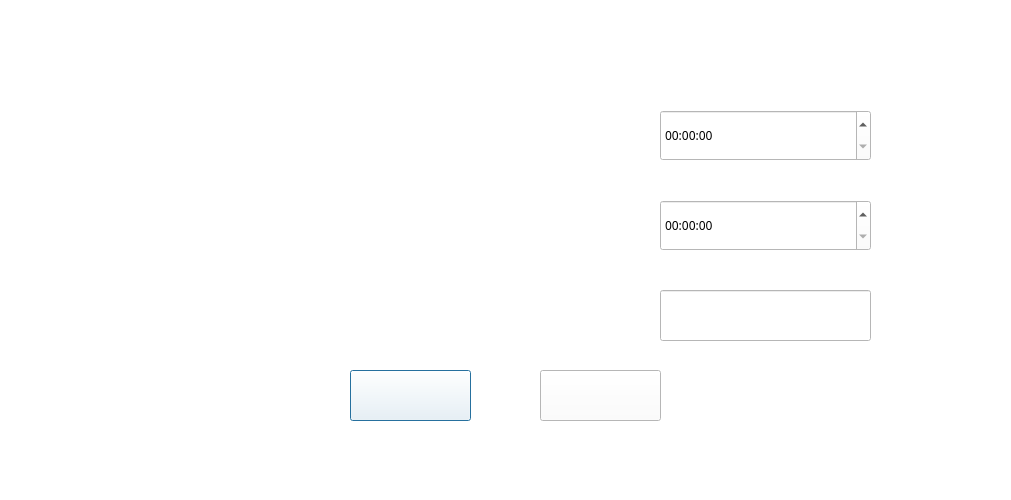
<?xml version="1.0" encoding="UTF-8"?>
<ui version="4.0">
 <class>AddEventScreen</class>
 <widget class="QDialog" name="AddEventScreen">
  <property name="geometry">
   <rect>
    <x>0</x>
    <y>0</y>
    <width>1011</width>
    <height>500</height>
   </rect>
  </property>
  <property name="palette">
   <palette>
    <active>
     <colorrole role="WindowText">
      <brush brushstyle="SolidPattern">
       <color alpha="255">
        <red>0</red>
        <green>0</green>
        <blue>0</blue>
       </color>
      </brush>
     </colorrole>
     <colorrole role="Button">
      <brush brushstyle="SolidPattern">
       <color alpha="255">
        <red>255</red>
        <green>255</green>
        <blue>255</blue>
       </color>
      </brush>
     </colorrole>
     <colorrole role="Midlight">
      <brush brushstyle="SolidPattern">
       <color alpha="255">
        <red>255</red>
        <green>255</green>
        <blue>255</blue>
       </color>
      </brush>
     </colorrole>
     <colorrole role="Dark">
      <brush brushstyle="SolidPattern">
       <color alpha="255">
        <red>255</red>
        <green>255</green>
        <blue>255</blue>
       </color>
      </brush>
     </colorrole>
     <colorrole role="Mid">
      <brush brushstyle="SolidPattern">
       <color alpha="255">
        <red>255</red>
        <green>255</green>
        <blue>255</blue>
       </color>
      </brush>
     </colorrole>
     <colorrole role="Text">
      <brush brushstyle="SolidPattern">
       <color alpha="255">
        <red>0</red>
        <green>0</green>
        <blue>0</blue>
       </color>
      </brush>
     </colorrole>
     <colorrole role="ButtonText">
      <brush brushstyle="SolidPattern">
       <color alpha="255">
        <red>0</red>
        <green>0</green>
        <blue>0</blue>
       </color>
      </brush>
     </colorrole>
     <colorrole role="Base">
      <brush brushstyle="SolidPattern">
       <color alpha="255">
        <red>255</red>
        <green>255</green>
        <blue>255</blue>
       </color>
      </brush>
     </colorrole>
     <colorrole role="Window">
      <brush brushstyle="SolidPattern">
       <color alpha="255">
        <red>255</red>
        <green>255</green>
        <blue>255</blue>
       </color>
      </brush>
     </colorrole>
     <colorrole role="AlternateBase">
      <brush brushstyle="SolidPattern">
       <color alpha="255">
        <red>255</red>
        <green>255</green>
        <blue>255</blue>
       </color>
      </brush>
     </colorrole>
     <colorrole role="PlaceholderText">
      <brush brushstyle="SolidPattern">
       <color alpha="128">
        <red>0</red>
        <green>0</green>
        <blue>0</blue>
       </color>
      </brush>
     </colorrole>
    </active>
    <inactive>
     <colorrole role="WindowText">
      <brush brushstyle="SolidPattern">
       <color alpha="255">
        <red>0</red>
        <green>0</green>
        <blue>0</blue>
       </color>
      </brush>
     </colorrole>
     <colorrole role="Button">
      <brush brushstyle="SolidPattern">
       <color alpha="255">
        <red>255</red>
        <green>255</green>
        <blue>255</blue>
       </color>
      </brush>
     </colorrole>
     <colorrole role="Midlight">
      <brush brushstyle="SolidPattern">
       <color alpha="255">
        <red>255</red>
        <green>255</green>
        <blue>255</blue>
       </color>
      </brush>
     </colorrole>
     <colorrole role="Dark">
      <brush brushstyle="SolidPattern">
       <color alpha="255">
        <red>255</red>
        <green>255</green>
        <blue>255</blue>
       </color>
      </brush>
     </colorrole>
     <colorrole role="Mid">
      <brush brushstyle="SolidPattern">
       <color alpha="255">
        <red>255</red>
        <green>255</green>
        <blue>255</blue>
       </color>
      </brush>
     </colorrole>
     <colorrole role="Text">
      <brush brushstyle="SolidPattern">
       <color alpha="255">
        <red>0</red>
        <green>0</green>
        <blue>0</blue>
       </color>
      </brush>
     </colorrole>
     <colorrole role="ButtonText">
      <brush brushstyle="SolidPattern">
       <color alpha="255">
        <red>0</red>
        <green>0</green>
        <blue>0</blue>
       </color>
      </brush>
     </colorrole>
     <colorrole role="Base">
      <brush brushstyle="SolidPattern">
       <color alpha="255">
        <red>255</red>
        <green>255</green>
        <blue>255</blue>
       </color>
      </brush>
     </colorrole>
     <colorrole role="Window">
      <brush brushstyle="SolidPattern">
       <color alpha="255">
        <red>255</red>
        <green>255</green>
        <blue>255</blue>
       </color>
      </brush>
     </colorrole>
     <colorrole role="AlternateBase">
      <brush brushstyle="SolidPattern">
       <color alpha="255">
        <red>255</red>
        <green>255</green>
        <blue>255</blue>
       </color>
      </brush>
     </colorrole>
     <colorrole role="PlaceholderText">
      <brush brushstyle="SolidPattern">
       <color alpha="128">
        <red>0</red>
        <green>0</green>
        <blue>0</blue>
       </color>
      </brush>
     </colorrole>
    </inactive>
    <disabled>
     <colorrole role="WindowText">
      <brush brushstyle="SolidPattern">
       <color alpha="255">
        <red>255</red>
        <green>255</green>
        <blue>255</blue>
       </color>
      </brush>
     </colorrole>
     <colorrole role="Button">
      <brush brushstyle="SolidPattern">
       <color alpha="255">
        <red>255</red>
        <green>255</green>
        <blue>255</blue>
       </color>
      </brush>
     </colorrole>
     <colorrole role="Midlight">
      <brush brushstyle="SolidPattern">
       <color alpha="255">
        <red>255</red>
        <green>255</green>
        <blue>255</blue>
       </color>
      </brush>
     </colorrole>
     <colorrole role="Dark">
      <brush brushstyle="SolidPattern">
       <color alpha="255">
        <red>255</red>
        <green>255</green>
        <blue>255</blue>
       </color>
      </brush>
     </colorrole>
     <colorrole role="Mid">
      <brush brushstyle="SolidPattern">
       <color alpha="255">
        <red>255</red>
        <green>255</green>
        <blue>255</blue>
       </color>
      </brush>
     </colorrole>
     <colorrole role="Text">
      <brush brushstyle="SolidPattern">
       <color alpha="255">
        <red>255</red>
        <green>255</green>
        <blue>255</blue>
       </color>
      </brush>
     </colorrole>
     <colorrole role="ButtonText">
      <brush brushstyle="SolidPattern">
       <color alpha="255">
        <red>255</red>
        <green>255</green>
        <blue>255</blue>
       </color>
      </brush>
     </colorrole>
     <colorrole role="Base">
      <brush brushstyle="SolidPattern">
       <color alpha="255">
        <red>255</red>
        <green>255</green>
        <blue>255</blue>
       </color>
      </brush>
     </colorrole>
     <colorrole role="Window">
      <brush brushstyle="SolidPattern">
       <color alpha="255">
        <red>255</red>
        <green>255</green>
        <blue>255</blue>
       </color>
      </brush>
     </colorrole>
     <colorrole role="AlternateBase">
      <brush brushstyle="SolidPattern">
       <color alpha="255">
        <red>255</red>
        <green>255</green>
        <blue>255</blue>
       </color>
      </brush>
     </colorrole>
     <colorrole role="PlaceholderText">
      <brush brushstyle="SolidPattern">
       <color alpha="128">
        <red>0</red>
        <green>0</green>
        <blue>0</blue>
       </color>
      </brush>
     </colorrole>
    </disabled>
   </palette>
  </property>
  <property name="cursor">
   <cursorShape>ArrowCursor</cursorShape>
  </property>
  <property name="windowTitle">
   <string>Dialog</string>
  </property>
  <widget class="QTimeEdit" name="inptimestart">
   <property name="geometry">
    <rect>
     <x>660</x>
     <y>110</y>
     <width>211</width>
     <height>51</height>
    </rect>
   </property>
   <property name="font">
    <font>
     <family>Arial Rounded MT Bold</family>
     <pointsize>9</pointsize>
    </font>
   </property>
  </widget>
  <widget class="QTimeEdit" name="inptimefinish">
   <property name="geometry">
    <rect>
     <x>660</x>
     <y>200</y>
     <width>211</width>
     <height>51</height>
    </rect>
   </property>
   <property name="font">
    <font>
     <family>Arial Rounded MT Bold</family>
     <pointsize>9</pointsize>
    </font>
   </property>
  </widget>
  <widget class="QLineEdit" name="lineEdit">
   <property name="geometry">
    <rect>
     <x>660</x>
     <y>290</y>
     <width>211</width>
     <height>51</height>
    </rect>
   </property>
   <property name="font">
    <font>
     <family>Arial Rounded MT Bold</family>
     <pointsize>9</pointsize>
    </font>
   </property>
   <property name="inputMask">
    <string/>
   </property>
   <property name="text">
    <string/>
   </property>
   <property name="alignment">
    <set>Qt::AlignCenter</set>
   </property>
  </widget>
  <widget class="QPushButton" name="addbutton">
   <property name="enabled">
    <bool>true</bool>
   </property>
   <property name="geometry">
    <rect>
     <x>350</x>
     <y>370</y>
     <width>121</width>
     <height>51</height>
    </rect>
   </property>
   <property name="sizePolicy">
    <sizepolicy hsizetype="Minimum" vsizetype="Fixed">
     <horstretch>0</horstretch>
     <verstretch>0</verstretch>
    </sizepolicy>
   </property>
   <property name="cursor">
    <cursorShape>PointingHandCursor</cursorShape>
   </property>
   <property name="layoutDirection">
    <enum>Qt::LeftToRight</enum>
   </property>
   <property name="autoFillBackground">
    <bool>false</bool>
   </property>
   <property name="text">
    <string/>
   </property>
   <property name="icon">
    <iconset resource="starting_image.qrc">
     <normaloff>:/img/okbutt.jpg</normaloff>:/img/okbutt.jpg</iconset>
   </property>
   <property name="iconSize">
    <size>
     <width>200</width>
     <height>208</height>
    </size>
   </property>
   <property name="shortcut">
    <string>Return</string>
   </property>
   <property name="autoRepeat">
    <bool>false</bool>
   </property>
  </widget>
  <widget class="QPushButton" name="cancelbutton">
   <property name="geometry">
    <rect>
     <x>540</x>
     <y>370</y>
     <width>121</width>
     <height>51</height>
    </rect>
   </property>
   <property name="cursor">
    <cursorShape>PointingHandCursor</cursorShape>
   </property>
   <property name="text">
    <string/>
   </property>
   <property name="icon">
    <iconset resource="starting_image.qrc">
     <normaloff>:/img/cancbutt.jpg</normaloff>:/img/cancbutt.jpg</iconset>
   </property>
   <property name="iconSize">
    <size>
     <width>300</width>
     <height>200</height>
    </size>
   </property>
   <property name="shortcut">
    <string>Esc</string>
   </property>
  </widget>
  <widget class="QLabel" name="starthourtxt">
   <property name="geometry">
    <rect>
     <x>40</x>
     <y>115</y>
     <width>611</width>
     <height>41</height>
    </rect>
   </property>
   <property name="text">
    <string/>
   </property>
   <property name="pixmap">
    <pixmap resource="starting_image.qrc">:/img/start_hour.jpg</pixmap>
   </property>
  </widget>
  <widget class="QLabel" name="finhourtxt">
   <property name="geometry">
    <rect>
     <x>40</x>
     <y>200</y>
     <width>611</width>
     <height>51</height>
    </rect>
   </property>
   <property name="text">
    <string/>
   </property>
   <property name="pixmap">
    <pixmap resource="starting_image.qrc">:/img/finish_hour.jpg</pixmap>
   </property>
  </widget>
  <widget class="QLabel" name="typeTreningtxt">
   <property name="geometry">
    <rect>
     <x>40</x>
     <y>290</y>
     <width>601</width>
     <height>51</height>
    </rect>
   </property>
   <property name="text">
    <string/>
   </property>
   <property name="pixmap">
    <pixmap resource="starting_image.qrc">:/img/type_of_trainging.jpg</pixmap>
   </property>
  </widget>
  <widget class="QLabel" name="infotxt">
   <property name="geometry">
    <rect>
     <x>250</x>
     <y>440</y>
     <width>511</width>
     <height>41</height>
    </rect>
   </property>
   <property name="font">
    <font>
     <pointsize>9</pointsize>
     <weight>75</weight>
     <bold>true</bold>
    </font>
   </property>
   <property name="text">
    <string/>
   </property>
  </widget>
  <widget class="QLabel" name="hellotxt">
   <property name="geometry">
    <rect>
     <x>-10</x>
     <y>10</y>
     <width>991</width>
     <height>61</height>
    </rect>
   </property>
   <property name="text">
    <string/>
   </property>
   <property name="pixmap">
    <pixmap resource="starting_image.qrc">:/img/add_training_text.jpg</pixmap>
   </property>
  </widget>
 </widget>
 <resources>
  <include location="starting_image.qrc"/>
 </resources>
 <connections/>
</ui>
